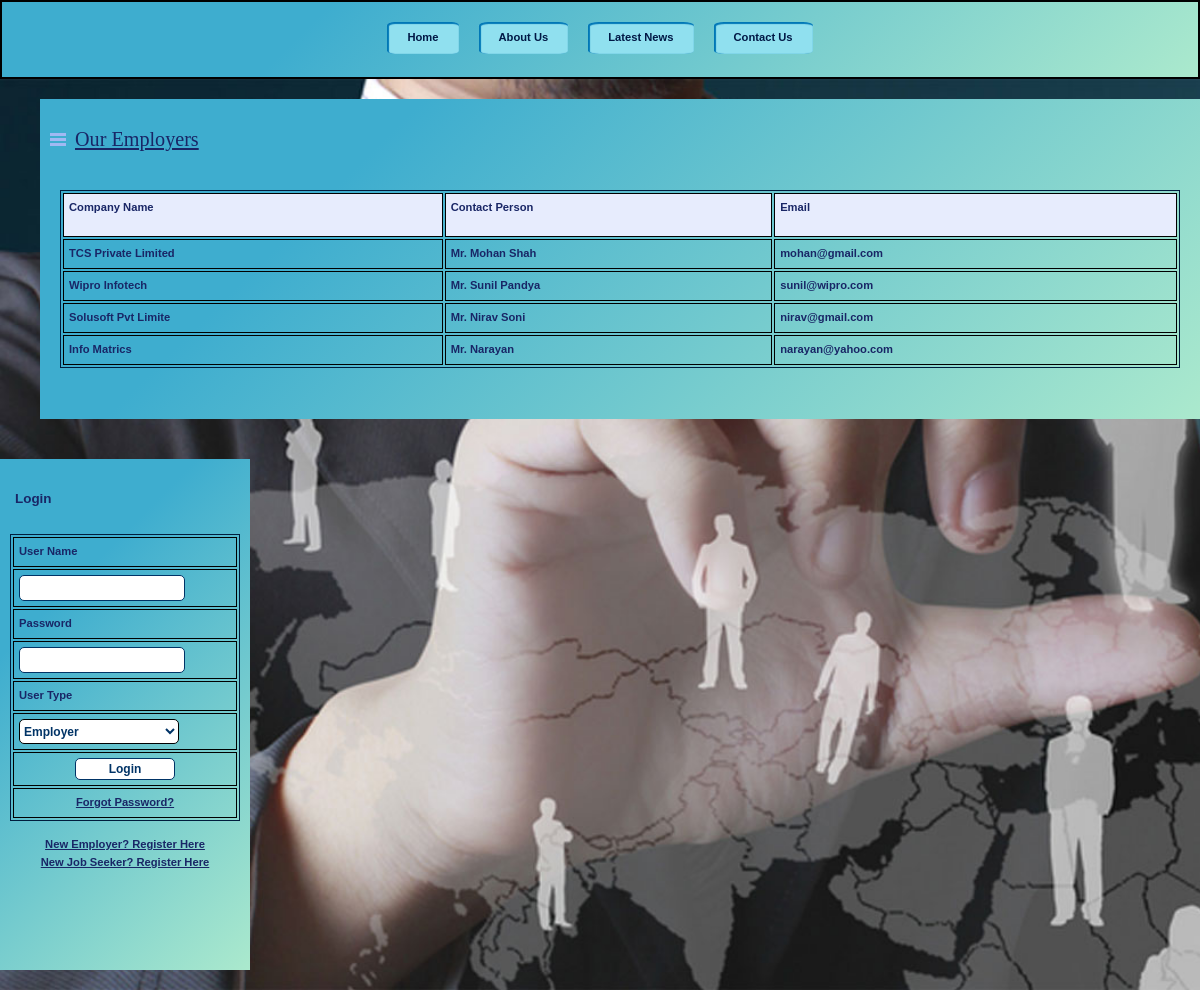
Page /Employer.php on the committed database.
### tables this page shows
CREATE TABLE IF NOT EXISTS `employer_reg` (
  `EmployerId` int(11) NOT NULL AUTO_INCREMENT,
  `CompanyName` varchar(20) NOT NULL,
  `ContactPerson` varchar(20) NOT NULL,
  `Address` varchar(100) NOT NULL,
  `City` varchar(20) NOT NULL,
  `Email` varchar(40) NOT NULL,
  `Mobile` bigint(20) NOT NULL,
  `Area_Work` varchar(40) NOT NULL,
  `Status` varchar(10) NOT NULL,
  `UserName` varchar(20) NOT NULL,
  `Password` varchar(20) NOT NULL,
  `Question` varchar(100) NOT NULL,
  `Answer` varchar(50) NOT NULL,
  PRIMARY KEY (`EmployerId`)
);

### Employer.php (the view, shortened to what this page needs)
<!DOCTYPE html PUBLIC "-//W3C//DTD XHTML 1.0 Strict//EN" "http://www.w3.org/TR/xhtml1/DTD/xhtml1-strict.dtd">
<html xmlns="http://www.w3.org/1999/xhtml" xml:lang="cs" lang="cs">
<head>
    <link rel="stylesheet" media="screen,projection" type="text/css" href="./css/main.css" />
    <link rel="stylesheet" media="print" type="text/css" href="./css/print.css" />
    <link rel="stylesheet" media="aural" type="text/css" href="./css/aural.css" />
</head>
<body id="www-url-cz">
<div id="main" class="box">
<?php
include "menu.php"
?>
    <div id="page" class="box">
    <div id="page-in" class="box">
        <div id="content">
            <div class="article">
                <h2><span><a href="#">Our Employers</a></span></h2>
                <p>
              <table width="100%" border="1" cellpadding="1" cellspacing="2" bordercolor="#006699" >
<tr>
<th height="32" bgcolor="#006699" class="style3"><div align="left" class="style9 style5 style2"><strong>Company Name</strong></div></th>
<th bgcolor="#006699" class="style3"><div align="left" class="style9 style5 style2"><strong>Contact Person</strong></div></th>
<th bgcolor="#006699" class="style3"><div align="left" class="style9 style5 style2"><strong>Email</strong></div></th>
</tr>
<?php
$con = mysqli_connect("localhost","root","","job");
$sql = "select * from employer_reg where Status='Confirm'";
$result = mysqli_query($con,$sql);
while($row = mysqli_fetch_array($result))
{
$CompanyName=$row['CompanyName'];
$ContactPerson=$row['ContactPerson'];
$Email=$row['Email'];
?>
<tr>
<td class="style3"><div align="left" class="style9 style5"><strong><?php echo $CompanyName;?></strong></div></td>
<td class="style3"><div align="left" class="style9 style5"><strong><?php echo $ContactPerson;?></strong></div></td>
<td class="style3"><div align="left" class="style9 style5"><strong><?php echo $Email;?></strong></div></td>
</tr>
<?php
}
?>
</table>
                </p>
          </div>
        </div>
<?php
include "right.php"
?>
    </div>
    </div>
</div>
</body>
</html>

### css/main.css (style rules this page uses)
* { min-height:1px; }
body { border:0; margin:0; padding:0;background-color: #d9e4f5; background: 0 0 repeat-x; font:70%/160% "verdana",sans-serif; color:#192666; _text-align:center; }
a { color:#192666; }
p { border:0; margin:15px 0; padding:0; line-height:30px; }
div { display:block; border:0; margin:0; padding:0; }
h1, h2, h3, h4, h5 { border:0; margin:15px 0 10px 0; padding:0; font-weight:bold; }
h2 { font-size:180%; line-height:100%; font-family:"georgia",serif; font-weight:normal; }
table { display:table; margin:15px 0; padding:0; border:1px solid #001d3d; font-size:100%; }
tr { display:table-row; }
th, td { display: table-cell; border:1px solid black; margin:0; padding:5px; vertical-align:top; text-align:left; }
th { background:#E7ECFD; text-align:center; color:#192666; font-weight:bold; }
a, img, span { border:0; margin:0; padding:0; }
strong, .strong { font-weight:bold; }
.box { min-height:1px; _height:1px; }
.box:after { content:"."; display:block;line-height:0px; font-size:0px; visibility:hidden; clear:both; }
#main { width:100%; margin:0; _text-align:left; }
#page { width:100%; height:100%;min-height:1px; background:0 0 no-repeat; _height:1px;background-image:url("../design/banner-4.jpg");background-size: contain cover; -webkit-background-size: cover; -moz-background-size: cover; -o-background-size: cover; }
#page-in { min-height:1px; padding:0px 0; background:0 0 no-repeat; _height:1px; }
#content { float:left; width:1200px; _width:550px; margin:0; padding:0 0 0 20px; }
#content .article { clear:both; margin:20px; padding:20px; background-color: #abe9cd;background:linear-gradient(315deg, #abe9cd 0%, #3eadcf 74%) 0 0 no-repeat; }
#content .article h2 { margin:0 -20px; padding:10px; background:0 0 repeat-y; color:#192666; }
#content .article h2 span { background:url("../design/ico_list.gif") 0 50% no-repeat; padding-left:25px; }
#content .article p { text-align:justify; }

### css/print.css (style rules this page uses)
body { border:0; margin:0; padding:0; font-size:12pt }
a { color:#000; text-decoration:none; }
h1, h2, h3 { page-break-after:avoid; page-break-inside:avoid; }
table { border-collapse: collapse; border-width:1px; border-style:solid; }
th, td { display:table-cell; border-width:1px; border-style:solid; }

### css/aural.css (style rules this page uses)
body { voice-family:paul,male; volume:loud; speech-rate:slow; richness:90; stress:20; }
h1, h2, h3, h4, h5 { cue-before:url("ping.au"); }
p, table { pause:50ms; }
strong { pitch:medium; pitch-range:60; stress:90; richness:90; }

### Employer.php (style rules this page uses)
.style2 { font-weight: bold }

### rows in the picture
employer_reg: CompanyName "TCS Private Limited", ContactPerson "Mr. Mohan Shah", Email "mohan@gmail.com"
employer_reg: CompanyName "Wipro Infotech", ContactPerson "Mr. Sunil Pandya", Email "sunil@wipro.com"
employer_reg: CompanyName "Solusoft Pvt Limite", ContactPerson "Mr. Nirav Soni", Email "nirav@gmail.com"
employer_reg: CompanyName "Info Matrics", ContactPerson "Mr. Narayan", Email "narayan@yahoo.com"
